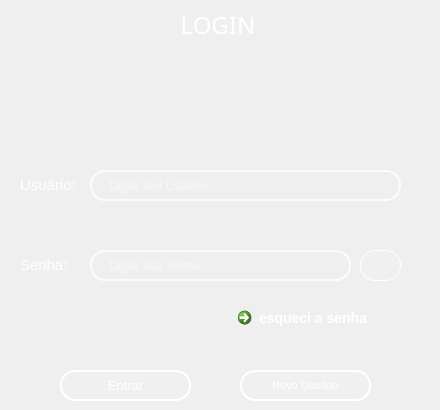
    <widget class="QWidget" name="stackedWidget_loginPage1_3">
     <widget class="QLabel" name="label_5">
      <property name="geometry">
       <rect>
        <x>0</x>
        <y>0</y>
        <width>431</width>
        <height>51</height>
       </rect>
      </property>
      <property name="font">
       <font>
        <family>Montserrat Medium</family>
        <pointsize>14</pointsize>
        <italic>false</italic>
       </font>
      </property>
      <property name="styleSheet">
       <string notr="true">QLabel {
	background-color: qlineargradient(spread:pad, x1:0, y1:0, x1:0, y1:1, 
                                 stop:0 rgba(0, 50, 150, 255), 
                                 stop:1 rgba(51, 156, 255, 255));
    border: 1one;                         /* Remove borda padrão */
    
    /* Arredonda apenas os cantos superiores */
    border-top-left-radius: 15px;
    border-top-right-radius: 15px;
    border-bottom-left-radius: 0px;
    border-bottom-right-radius: 0px;
    
    padding: 8px;                         /* Espaçamento interno */
}</string>
      </property>
      <property name="text">
       <string>&lt;html&gt;&lt;head/&gt;&lt;body&gt;&lt;p align=&quot;center&quot;&gt;&lt;span style=&quot; font-size:18pt; color:#ffffff;&quot;&gt;LOGIN&lt;/span&gt;&lt;/p&gt;&lt;/body&gt;&lt;/html&gt;</string>
      </property>
     </widget>
     <widget class="QLabel" name="label_user_3">
      <property name="geometry">
       <rect>
        <x>20</x>
        <y>150</y>
        <width>391</width>
        <height>71</height>
       </rect>
      </property>
      <property name="font">
       <font>
        <family>MS Shell Dlg 2</family>
        <pointsize>11</pointsize>
        <weight>50</weight>
        <italic>false</italic>
        <bold>false</bold>
       </font>
      </property>
      <property name="styleSheet">
       <string notr="true">QLabel {
    background: transparent;
    color: white; /* ou o azul da paleta: #339CFF */
    border: 1one;
    padding: 0px;
}
</string>
      </property>
      <property name="text">
       <string>&lt;html&gt;&lt;head/&gt;&lt;body&gt;&lt;p&gt;Usuário:&lt;/p&gt;&lt;/body&gt;&lt;/html&gt;</string>
      </property>
     </widget>
     <widget class="QLineEdit" name="lineEdit_passwrd_3">
      <property name="geometry">
       <rect>
        <x>90</x>
        <y>250</y>
        <width>261</width>
        <height>31</height>
       </rect>
      </property>
      <property name="font">
       <font>
        <family>MS Shell Dlg 2</family>
        <italic>false</italic>
       </font>
      </property>
      <property name="styleSheet">
       <string notr="true">QLineEdit {
    /* Borda e fundo */
    border: 2px solid rgba(255, 255, 255, 200);
    border-radius: 15px;
    background-color: rgba(0, 0, 0, 0); /* Totalmente transparente */
    
    /* Espaçamento interno */
    padding: 5px 15px;
    
    /* Cor do texto */
    color: white;
    
    /* Melhora a renderização */
    background-clip: padding-box;
}

/* Efeito ao focar */
QLineEdit:focus {
    border: 2px solid rgba(255, 255, 255, 255);
    background-color: rgba(255, 255, 255, 36);
}</string>
      </property>
      <property name="placeholderText">
       <string>Digite sua Senha...</string>
      </property>
     </widget>
     <widget class="QLabel" name="label_passwrd_3">
      <property name="geometry">
       <rect>
        <x>20</x>
        <y>230</y>
        <width>391</width>
        <height>71</height>
       </rect>
      </property>
      <property name="font">
       <font>
        <family>MS Shell Dlg 2</family>
        <pointsize>11</pointsize>
        <weight>50</weight>
        <italic>false</italic>
        <bold>false</bold>
       </font>
      </property>
      <property name="styleSheet">
       <string notr="true">QLabel {
    background: transparent;
    color: white; /* ou o azul da paleta: #339CFF */
    border: 1one;
    padding: 0px;
}
</string>
      </property>
      <property name="text">
       <string>&lt;html&gt;&lt;head/&gt;&lt;body&gt;&lt;p&gt;Senha:&lt;/p&gt;&lt;/body&gt;&lt;/html&gt;</string>
      </property>
     </widget>
     <widget class="QPushButton" name="bttn_login">
      <property name="geometry">
       <rect>
        <x>60</x>
        <y>370</y>
        <width>131</width>
        <height>31</height>
       </rect>
      </property>
      <property name="font">
       <font>
        <family>MS Shell Dlg 2</family>
        <pointsize>10</pointsize>
        <weight>50</weight>
        <italic>false</italic>
        <bold>false</bold>
       </font>
      </property>
      <property name="styleSheet">
       <string notr="true">QPushButton {
    background-color: rgba(255, 255, 255, 0.5);
    border: 5px solid rgba(255, 255, 255, 0.3); /* Borda branca translúcida */
    color: #333333; /* Texto totalmente opaco */
}

QPushButton:hover {
    background-color: rgba(207, 216, 220, 100);
    border-color:rgba(255, 255, 255,255);
    
}

QPushButton:pressed {
    background-color: #A0B2C8; /* Azul acinzentado */
border-color: #003366; /* Azul escuro */
color: #003366;
}
 QPushButton{border: 2px solid rgba(255, 255, 255, 200);
    border-radius: 15px;
    background-color: rgba(0, 0, 0, 0); /* Totalmente transparente */
    
    /* Espaçamento interno */
    padding: 5px 15px;
    
    /* Cor do texto */
    color: white;
    
    /* Melhora a renderização */
    background-clip: padding-box;
}

/* Efeito ao focar */
QPushButton {
    border: 2px solid rgba(255, 255, 255, 255);
    background-color: rgba(255, 255, 255, 20);
}</string>
      </property>
      <property name="text">
       <string>Entrar</string>
      </property>
     </widget>
     <widget class="QPushButton" name="bttn_alterindex_2">
      <property name="geometry">
       <rect>
        <x>240</x>
        <y>370</y>
        <width>131</width>
        <height>31</height>
       </rect>
      </property>
      <property name="font">
       <font>
        <family>MS Shell Dlg 2</family>
        <pointsize>8</pointsize>
        <weight>50</weight>
        <italic>false</italic>
        <bold>false</bold>
       </font>
      </property>
      <property name="styleSheet">
       <string notr="true">QPushButton {
    background-color: rgba(255, 255, 255, 0.5);
    border: 5px solid rgba(255, 255, 255, 0.3); /* Borda branca translúcida */
    color: #333333; /* Texto totalmente opaco */
}

QPushButton:hover {
    background-color: rgba(207, 216, 220, 100);
    border-color:rgba(255, 255, 255,255);
    
}

QPushButton:pressed {
    background-color: #A0B2C8; /* Azul acinzentado */
border-color: #003366; /* Azul escuro */
color: #003366;
}
 QPushButton{border: 2px solid rgba(255, 255, 255, 200);
    border-radius: 15px;
    background-color: rgba(0, 0, 0, 0); /* Totalmente transparente */
    
    /* Espaçamento interno */
    padding: 5px 15px;
    
    /* Cor do texto */
    color: white;
    
    /* Melhora a renderização */
    background-clip: padding-box;
}

/* Efeito ao focar */
QPushButton {
    border: 2px solid rgba(255, 255, 255, 255);
    background-color: rgba(255, 255, 255, 20);
}</string>
      </property>
      <property name="text">
       <string>Novo Usuário</string>
      </property>
     </widget>
     <widget class="QLineEdit" name="lineEdit_user_2">
      <property name="geometry">
       <rect>
        <x>90</x>
        <y>170</y>
        <width>311</width>
        <height>31</height>
       </rect>
      </property>
      <property name="font">
       <font>
        <family>MS Shell Dlg 2</family>
        <italic>false</italic>
       </font>
      </property>
      <property name="styleSheet">
       <string notr="true">QLineEdit {
    /* Borda e fundo */
    border: 2px solid rgba(255, 255, 255, 200);
    border-radius: 15px;
    background-color: rgba(0, 0, 0, 0); /* Totalmente transparente */
    
    /* Espaçamento interno */
    padding: 5px 15px;
    
    /* Cor do texto */
    color: white;
    
    /* Melhora a renderização */
    background-clip: padding-box;
}

/* Efeito ao focar */
QLineEdit:focus {
    border: 2px solid rgba(255, 255, 255, 255);
    background-color: rgba(255, 255, 255, 36);
}</string>
      </property>
      <property name="placeholderText">
       <string>Digite seu Usuário...</string>
      </property>
     </widget>
     <widget class="QPushButton" name="bttn_passwrdview">
      <property name="geometry">
       <rect>
        <x>360</x>
        <y>250</y>
        <width>41</width>
        <height>31</height>
       </rect>
      </property>
      <property name="styleSheet">
       <string notr="true">QPushButton {
    background-color: rgba(255, 255, 255, 0.5);
    border: 1px solid rgba(255, 255, 255, 0.3); /* Borda branca translúcida */
    color: #333333; /* Texto totalmente opaco */
}

QPushButton:hover {
     background-color: #CFD8DC;
    border-color: rgba(255, 255, 255,255); 
}

QPushButton:pressed {
    background-color: #A0B2C8; /* Azul acinzentado */
border-color: #003366; /* Azul escuro */
}
 QPushButton{border: 1px solid rgba(255, 255, 255, 200);
    border-radius: 15px;
    background-color: rgba(0, 0, 0, 0); /* Totalmente transparente */
    
    /* Espaçamento interno */
    padding: 5px 15px;
    
    /* Cor do texto */
    color: white;
    
    /* Melhora a renderização */
    background-clip: padding-box;
}

/* Efeito ao focar */
QPushButton {
    border: 1px solid rgba(255, 255, 255, 255);
    background-color: rgba(255, 255, 255, 20);
}</string>
      </property>
      <property name="text">
       <string/>
      </property>
      <property name="icon">
       <iconset>
        <normaloff>../../Downloads/visibility_24dp_E3E3E3_FILL0_wght400_GRAD0_opsz24.png</normaloff>../../Downloads/visibility_24dp_E3E3E3_FILL0_wght400_GRAD0_opsz24.png</iconset>
      </property>
      <property name="iconSize">
       <size>
        <width>24</width>
        <height>24</height>
       </size>
      </property>
     </widget>
     <widget class="QCommandLinkButton" name="bttn_forgotpassword">
      <property name="geometry">
       <rect>
        <x>230</x>
        <y>300</y>
        <width>172</width>
        <height>41</height>
       </rect>
      </property>
      <property name="font">
       <font>
        <pointsize>-1</pointsize>
       </font>
      </property>
      <property name="styleSheet">
       <string notr="true">QPushButton {
    background-color: transparent;
    border: 1one;
    color: white; /* ou a cor que quiser para o texto */
    font-size: 14px; /* opcional */
}

QPushButton:hover {
    text-decoration: underline; /* opcional para hover */
}</string>
      </property>
      <property name="text">
       <string>esqueci a senha</string>
      </property>
     </widget>
     <zorder>label_user_3</zorder>
     <zorder>label_passwrd_3</zorder>
     <zorder>label_5</zorder>
     <zorder>lineEdit_passwrd_3</zorder>
     <zorder>bttn_login</zorder>
     <zorder>bttn_alterindex_2</zorder>
     <zorder>lineEdit_user_2</zorder>
     <zorder>bttn_passwrdview</zorder>
     <zorder>bttn_forgotpassword</zorder>
    </widget>
